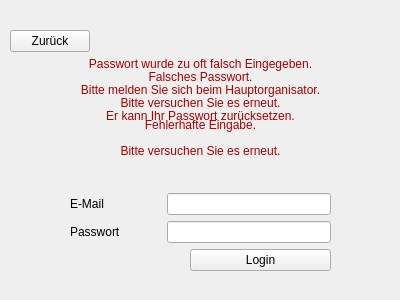
<?xml version="1.0" encoding="UTF-8"?>
<ui version="4.0">
 <class>View_Einloggen</class>
 <widget class="QWidget" name="View_Einloggen">
  <property name="geometry">
   <rect>
    <x>0</x>
    <y>0</y>
    <width>400</width>
    <height>300</height>
   </rect>
  </property>
  <property name="windowTitle">
   <string>Form</string>
  </property>
  <widget class="QWidget" name="verticalLayoutWidget">
   <property name="geometry">
    <rect>
     <x>70</x>
     <y>90</y>
     <width>261</width>
     <height>181</height>
    </rect>
   </property>
   <layout class="QVBoxLayout" name="verticalLayout">
    <item>
     <layout class="QVBoxLayout" name="verticalLayout_5">
      <item>
       <widget class="QLabel" name="Fehlerausgabe">
        <property name="text">
         <string>&lt;html&gt;&lt;head/&gt;&lt;body&gt;&lt;p align=&quot;center&quot;&gt;&lt;span style=&quot; color:#aa0000;&quot;&gt;Fehlerhafte Eingabe.&lt;/span&gt;&lt;/p&gt;&lt;p align=&quot;center&quot;&gt;&lt;span style=&quot; color:#aa0000;&quot;&gt;Bitte versuchen Sie es erneut.&lt;/span&gt;&lt;/p&gt;&lt;/body&gt;&lt;/html&gt;</string>
        </property>
       </widget>
      </item>
     </layout>
    </item>
    <item>
     <layout class="QHBoxLayout" name="horizontalLayout">
      <item>
       <layout class="QVBoxLayout" name="verticalLayout_4">
        <item>
         <widget class="QLabel" name="Labl1">
          <property name="text">
           <string>E-Mail</string>
          </property>
         </widget>
        </item>
        <item>
         <widget class="QLabel" name="LAbl2">
          <property name="text">
           <string>Passwort</string>
          </property>
         </widget>
        </item>
       </layout>
      </item>
      <item>
       <spacer name="horizontalSpacer_2">
        <property name="orientation">
         <enum>Qt::Horizontal</enum>
        </property>
        <property name="sizeType">
         <enum>QSizePolicy::Fixed</enum>
        </property>
        <property name="sizeHint" stdset="0">
         <size>
          <width>40</width>
          <height>20</height>
         </size>
        </property>
       </spacer>
      </item>
      <item>
       <layout class="QVBoxLayout" name="verticalLayout_3">
        <item>
         <widget class="QLineEdit" name="EMail"/>
        </item>
        <item>
         <widget class="QLineEdit" name="Passwort"/>
        </item>
       </layout>
      </item>
     </layout>
    </item>
    <item>
     <layout class="QHBoxLayout" name="horizontalLayout_2">
      <item>
       <spacer name="horizontalSpacer">
        <property name="orientation">
         <enum>Qt::Horizontal</enum>
        </property>
        <property name="sizeType">
         <enum>QSizePolicy::Fixed</enum>
        </property>
        <property name="sizeHint" stdset="0">
         <size>
          <width>120</width>
          <height>20</height>
         </size>
        </property>
       </spacer>
      </item>
      <item>
       <widget class="QPushButton" name="Login">
        <property name="text">
         <string>Login</string>
        </property>
       </widget>
      </item>
     </layout>
    </item>
   </layout>
  </widget>
  <widget class="QPushButton" name="zurueck">
   <property name="geometry">
    <rect>
     <x>10</x>
     <y>30</y>
     <width>80</width>
     <height>22</height>
    </rect>
   </property>
   <property name="text">
    <string>Zurück</string>
   </property>
  </widget>
  <widget class="QWidget" name="verticalLayoutWidget_2">
   <property name="geometry">
    <rect>
     <x>70</x>
     <y>60</y>
     <width>261</width>
     <height>61</height>
    </rect>
   </property>
   <layout class="QVBoxLayout" name="verticalLayout_2">
    <item>
     <widget class="QLabel" name="FalschesPasswort">
      <property name="text">
       <string>&lt;html&gt;&lt;head/&gt;&lt;body&gt;&lt;p align=&quot;center&quot;&gt;&lt;span style=&quot; color:#aa0000;&quot;&gt;Falsches Passwort.&lt;/span&gt;&lt;/p&gt;&lt;p align=&quot;center&quot;&gt;&lt;span style=&quot; color:#aa0000;&quot;&gt;Bitte versuchen Sie es erneut.&lt;/span&gt;&lt;/p&gt;&lt;/body&gt;&lt;/html&gt;</string>
      </property>
     </widget>
    </item>
   </layout>
  </widget>
  <widget class="QWidget" name="verticalLayoutWidget_6">
   <property name="geometry">
    <rect>
     <x>60</x>
     <y>50</y>
     <width>281</width>
     <height>80</height>
    </rect>
   </property>
   <layout class="QVBoxLayout" name="verticalLayout_6">
    <item>
     <widget class="QLabel" name="Gesperrt">
      <property name="text">
       <string>&lt;html&gt;&lt;head/&gt;&lt;body&gt;&lt;p align=&quot;center&quot;&gt;&lt;span style=&quot; color:#aa0000;&quot;&gt;Passwort wurde zu oft falsch Eingegeben.&lt;/span&gt;&lt;/p&gt;&lt;p align=&quot;center&quot;&gt;&lt;span style=&quot; color:#aa0000;&quot;&gt;Bitte melden Sie sich beim Hauptorganisator.&lt;/span&gt;&lt;/p&gt;&lt;p align=&quot;center&quot;&gt;&lt;span style=&quot; color:#aa0000;&quot;&gt;Er kann Ihr Passwort zurücksetzen.&lt;/span&gt;&lt;/p&gt;&lt;/body&gt;&lt;/html&gt;</string>
      </property>
     </widget>
    </item>
   </layout>
  </widget>
 </widget>
 <resources/>
 <connections/>
</ui>
